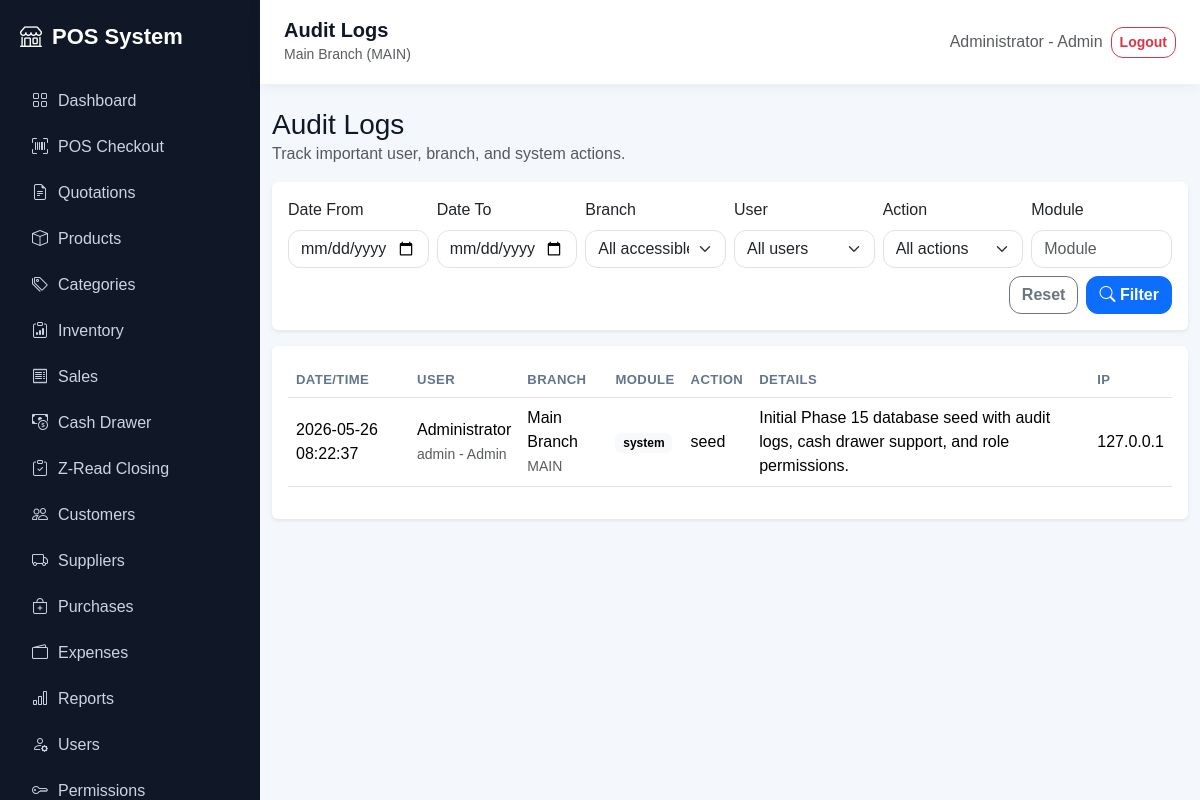
The page /audit/index.php (signed in) on the database its author committed.
### tables this page shows
CREATE TABLE audit_logs (
  id INT AUTO_INCREMENT PRIMARY KEY,
  branch_id INT NULL,
  user_id INT NULL,
  action VARCHAR(120) NOT NULL,
  module VARCHAR(80) NOT NULL,
  details TEXT NULL,
  ip_address VARCHAR(80) NULL,
  created_at TIMESTAMP DEFAULT CURRENT_TIMESTAMP,
  FOREIGN KEY (branch_id) REFERENCES branches(id) ON DELETE SET NULL,
  FOREIGN KEY (user_id) REFERENCES users(id) ON DELETE SET NULL
);

CREATE TABLE users (
  id INT AUTO_INCREMENT PRIMARY KEY,
  branch_id INT NULL,
  name VARCHAR(120) NOT NULL,
  username VARCHAR(80) NOT NULL UNIQUE,
  password VARCHAR(255) NOT NULL,
  role ENUM('Admin','Area Manager','Manager','Cashier','Inventory Clerk','Purchasing Staff') NOT NULL DEFAULT 'Cashier',
  is_active TINYINT(1) DEFAULT 1,
  created_at TIMESTAMP DEFAULT CURRENT_TIMESTAMP,
  FOREIGN KEY (branch_id) REFERENCES branches(id) ON DELETE SET NULL
);

CREATE TABLE branches (
  id INT AUTO_INCREMENT PRIMARY KEY,
  name VARCHAR(120) NOT NULL,
  code VARCHAR(50) NOT NULL UNIQUE,
  address VARCHAR(255),
  created_at TIMESTAMP DEFAULT CURRENT_TIMESTAMP
);

### config/app.php (called while the page is built, shortened)
<?php
function app_url(string $path = ''): string
{
    return BASE_URL . ltrim($path, '/');
}

### auth/session.php (called while the page is built, shortened)
<?php
require_once __DIR__ . '/../config/app.php';
function valid_user_roles(): array
{
    return ['Admin', 'Area Manager', 'Manager', 'Cashier', 'Inventory Clerk', 'Purchasing Staff'];
}
function single_branch_roles(): array
{
    return ['Manager', 'Cashier', 'Inventory Clerk', 'Purchasing Staff'];
}
function fetch_all_branches(PDO $pdo): array
{
    $stmt = $pdo->query('SELECT id, name, code FROM branches ORDER BY name, id');
    return $stmt->fetchAll() ?: [];
}
function user_accessible_branches(PDO $pdo, int $userId, string $role, ?int $userBranchId): array
{
    if ($role === 'Admin') {
        return fetch_all_branches($pdo);
    }
    return [];
}
function session_accessible_branches(PDO $pdo): array
{
    $userId = (int)($_SESSION['user_id'] ?? 0);
    $role = $_SESSION['role'] ?? '';
    $stmt = $pdo->prepare('SELECT branch_id FROM users WHERE id = ? AND is_active = 1 LIMIT 1');
    $stmt->execute([$userId]);
    $user = $stmt->fetch();
    return user_accessible_branches($pdo, $userId, $role, null);
}

### audit/index.php (the view, shortened to what this page needs)
<?php
require_once __DIR__ . '/../config/database.php';
require_once __DIR__ . '/../auth/session.php';
$accessibleBranches = session_accessible_branches($pdo);
$accessibleBranchIds = array_map('intval', array_column($accessibleBranches, 'id'));
$module = trim($_GET['module'] ?? '');
$dateFrom = trim($_GET['date_from'] ?? '');
$dateTo = trim($_GET['date_to'] ?? '');
$where = [];
$params = [];
if ($accessibleBranchIds) {
    $placeholders = implode(',', array_fill(0, count($accessibleBranchIds), '?'));
    $where[] = '(a.branch_id IS NULL OR a.branch_id IN (' . $placeholders . '))';
    array_push($params, ...$accessibleBranchIds);
} else {
    $where[] = 'a.branch_id IS NULL';
}
$sql = '
    SELECT
        a.*,
        u.name AS user_name,
        u.username,
        u.role,
        b.name AS branch_name,
        b.code AS branch_code
    FROM audit_logs a
    LEFT JOIN users u ON u.id = a.user_id
    LEFT JOIN branches b ON b.id = a.branch_id
    WHERE ' . implode(' AND ', $where) . '
    ORDER BY a.created_at DESC
    LIMIT 300
';
$stmt = $pdo->prepare($sql);
$stmt->execute($params);
$logs = $stmt->fetchAll();
require_once __DIR__ . '/../includes/header.php';
?>
<div class="d-flex justify-content-between align-items-center mb-3">
    <div>
        <h3 class="mb-0">Audit Logs</h3>
        <div class="text-muted">Track important user, branch, and system actions.</div>
    </div>
</div>
<div class="card border-0 shadow-sm mb-3">
    <div class="card-body">
        <form class="row g-2 align-items-end" method="get" action="<?= app_url('audit/index.php') ?>">
            <div class="col-lg-2 col-md-4">
                <label class="form-label">Date From</label>
                <input type="date" class="form-control" name="date_from" value="<?= htmlspecialchars($dateFrom) ?>">
            </div>
            <div class="col-lg-2 col-md-4">
                <label class="form-label">Date To</label>
                <input type="date" class="form-control" name="date_to" value="<?= htmlspecialchars($dateTo) ?>">
            </div>
            <div class="col-lg-2 col-md-4">
                <label class="form-label">Branch</label>
                <select name="branch_id" class="form-select">
                    <option value="">All accessible</option>
                </select>
            </div>
            <div class="col-lg-2 col-md-4">
                <label class="form-label">User</label>
                <select name="user_id" class="form-select">
                    <option value="">All users</option>
                </select>
            </div>
            <div class="col-lg-2 col-md-4">
                <label class="form-label">Action</label>
                <select name="action" class="form-select">
                    <option value="">All actions</option>
                </select>
            </div>
            <div class="col-lg-2 col-md-4">
                <label class="form-label">Module</label>
                <input class="form-control" name="module" placeholder="Module" value="<?= htmlspecialchars($module) ?>">
            </div>
            <div class="col-12 d-flex justify-content-end gap-2">
                <a class="btn btn-outline-secondary" href="<?= app_url('audit/index.php') ?>">Reset</a>
                <button class="btn btn-primary">
                    <i class="bi bi-search"></i> Filter
                </button>
            </div>
        </form>
    </div>
</div>
<div class="card border-0 shadow-sm">
    <div class="card-body table-responsive">
        <table class="table table-hover align-middle">
            <thead>
                <tr>
                    <th>Date/Time</th>
                    <th>User</th>
                    <th>Branch</th>
                    <th>Module</th>
                    <th>Action</th>
                    <th>Details</th>
                    <th>IP</th>
                </tr>
            </thead>
            <tbody>
                <?php foreach ($logs as $log): ?>
                    <tr>
                        <td><?= htmlspecialchars($log['created_at']) ?></td>
                        <td>
                            <?php if ($log['user_name']): ?>
                                <?= htmlspecialchars($log['user_name']) ?>
                                <?php if (!empty($log['username'])): ?>
                                    <br><small class="text-muted"><?= htmlspecialchars($log['username']) ?> - <?= htmlspecialchars($log['role'] ?? '') ?></small>
                                <?php endif; ?>
                            <?php else: ?>
                                <span class="text-muted">Unknown</span>
                            <?php endif; ?>
                        </td>
                        <td>
                            <?php if ($log['branch_name']): ?>
                                <?= htmlspecialchars($log['branch_name']) ?>
                                <br><small class="text-muted"><?= htmlspecialchars($log['branch_code'] ?? '') ?></small>
                            <?php else: ?>
                                <span class="text-muted">-</span>
                            <?php endif; ?>
                        </td>
                        <td><span class="badge text-bg-light"><?= htmlspecialchars($log['module']) ?></span></td>
                        <td><?= htmlspecialchars($log['action']) ?></td>
                        <td><?= htmlspecialchars($log['details'] ?? '') ?></td>
                        <td><?= htmlspecialchars($log['ip_address'] ?? '') ?></td>
                    </tr>
                <?php endforeach; ?>
            </tbody>
        </table>
    </div>
</div>
<?php require_once __DIR__ . '/../includes/footer.php'; ?>

### assets/css/app.css (style rules this page uses)
:root { --sidebar:#101827; --primary:#2563eb; --bg:#f4f7fb; }
body { background: var(--bg); font-family: Arial, sans-serif; }
* { box-sizing: border-box; }
html { scroll-behavior: smooth; }
body { color: #0f172a; }
.card, .table-card, .soft-card, .stat-card { transition: transform .18s ease, box-shadow .18s ease; }
.table-responsive { border-radius: 16px; }
.table th { white-space: nowrap; font-size: .82rem; color: #64748b; text-transform: uppercase; letter-spacing: .03em; }
.form-control, .form-select, .btn { border-radius: 12px; }
.btn { font-weight: 600; }

### rows shown on the page
audit_logs: created_at "2026-05-26 08:22:37", user.name "Administrator", user.username "admin", user.role "Admin", branch.name "Main Branch", branch.code "MAIN", module "system", action "seed", details "Initial Phase 15 database seed with audit logs, cash drawer support, and role permissions.", ip_address "127.0.0.1"

### other values the page prints
$link['label'] "Dashboard"
$link['label'] "POS Checkout"
$link['label'] "Quotations"
$link['label'] "Products"
$link['label'] "Categories"
$link['label'] "Inventory"
$link['label'] "Sales"
$link['label'] "Cash Drawer"
$link['label'] "Z-Read Closing"
$link['label'] "Customers"
$link['label'] "Suppliers"
$link['label'] "Purchases"
$link['label'] "Expenses"
$link['label'] "Reports"
$link['label'] "Users"
